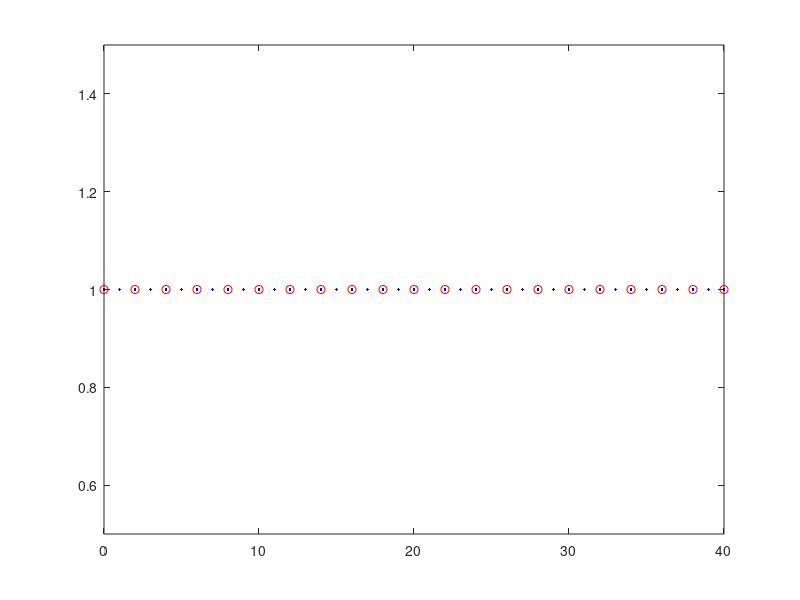
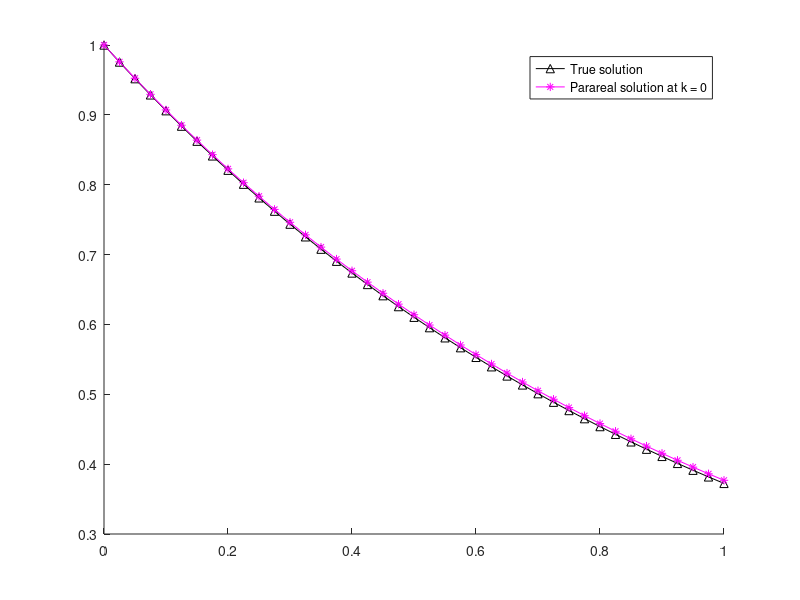

Write MATLAB code to recreate these figures, in order. (Note: this script raises an error after producing the figures.)
close all
clear
clc


%% ---------------------------------------------------------------
%  Parareal algorithm for linear problem:
%         y'(t) = a*y(t), t in (0,T)
%          y(t=0) = y0


% non-overlapping subdomains 2-level domain decomposition  preconditioner

global a ;
a = -1;
yExactFunction = @(t)exp(a*t);

% stability function (  y^n+1 = R(z)y^n  )
Rz = @(z) 1/(1-z);     % Backward Euler
% Rz = @(z) 1+z;       % Forward Euler

%% -----------------------------------------------------------------


% initial condition
u0 = 1;

% coarse propagator
N = 20;     %   number of coarse time intervals
T = 1;      %   T = N*Dt
Dt = T/N;   %   coarse timesteps

xt = linspace(0,T,N+1);

% fine propagator
m = 2;    % number of fine time steps in each coarse time interval
dt = Dt/m;

K = 20 % number of Parareal iterations

cmap = hsv(K); % color map

% 2-level domain decomposition initial
N_fine_nodes = m*N+1; % 11
% N_subdomains = m+1; % 6
Id = eye(N_fine_nodes);

% plot the time domain
figure
plot(0:N_fine_nodes-1,1,'.b',0:m:N_fine_nodes-1,1,'ro')
xlim([0 N_fine_nodes-1])
ylim([0.5 1.5])

%%
% original problem matrix
phi = (1-a*dt)^-1;
A = eye(m*N+1,m*N+1) + (-phi)*diag(ones(m*N,1),-1);

% Reduced system

% fine propagator
F_tilde = (1-a*dt)^-m;

% coarse propagator
G_tilde = (1-a*Dt)^-1;



% Uk_0 = zeros(m*N,1);
% Uk_0(1) = u0;

rhs0 = [u0; zeros(m*N,1)];
% rhs = [u0; phi*u0;-G_tilde*u0;phi*U(3);-G_tilde*U(3)];


% exact solution

ttrue = linspace(0,T,N*m+1);
pick = 1:m:N*m+1;

uF_true = A\rhs0;

% reduced matrix
A_tilde = eye(N+1,N+1) + (-F_tilde)*diag(ones(N,1),-1);
% A_tilde = eye(m*N+1,m*N+1) + (-F_tilde)*diag(ones(m*N,1),-1);

% approximate reduced matrix
B = eye(N+1,N+1) + (-G_tilde)*diag(ones(N,1),-1);




% coarse space initial
indice_R_coarse  = 0:m:m*N;
R = zeros(length(indice_R_coarse),N_fine_nodes);
for i = 1:length(indice_R_coarse)
    R(i,indice_R_coarse(i)+1) = 1;
end

% first subdomain  Omega_1 = {0}
R1 = zeros(1,N_fine_nodes);
R1(1) = 1;
A1 = R1*A*R1';

% define nodes in other subdomains
N_nodes_subdomain = m;
indice_R_subdomains = zeros(N,N_nodes_subdomain);
for i =1:N
    indice_R_subdomains(i,:) =  (i-1)*m+1:(i-1)*m+m;
end

% Omega_2 = {1,2} Omega_3 = {3,4}
R2_end = zeros(N*N_nodes_subdomain,N_fine_nodes) ;
for i = 1:N
    for j = 1:N_nodes_subdomain
        R2_end(N_nodes_subdomain*(i-1)+j,indice_R_subdomains(i)+j) = 1;
    end
end

R_sub = [];       % restriction matrices
A_sub = [];       % sub-matrices
for i = 2: N+1
    R_sub{i} = R2_end(N_nodes_subdomain*(i-2)+1:N_nodes_subdomain*(i-2)+N_nodes_subdomain,:);
    A_sub{i} = R_sub{i}*A*R_sub{i}';
end

% define 2-level domain decomposition multiplicative preconditioner
P = R1'*A1*R1;
for i = 2:N+1
    P = P + R_sub{i}'*A_sub{i}*R_sub{i};
end

%Multiplicative
M = P*(R'*B*R +  Id-R'*R);

%Additive
% M = P + (R'*B*R - R'*R)

% preconditioned stationary iteration
% U^(k+1) = U^(k) + M^(-1)*( f-A*U^(k)) )




%% ------------------------------------------------------------------

% initial coarse integration

B1 =  eye(N+1,N+1) + (-G_tilde)*diag(ones(N,1),-1);
% B1 =  eye(N*m+1,N*m+1) + (-G_tilde)*diag(ones(N*m,1),-1);

%Initial coarse Parareal iteration at the coarse level
rhs0_coarse = [u0;zeros(N,1)];
U0_coarse = B1\rhs0_coarse;

U_fine=spline(ttrue(pick),U0_coarse,ttrue)';

% first 2-level dd preconditioning iterartion

%Initial fine solution at the fine level

% rhs=[u0];
% for i=1:N
%     rhs=[rhs; phi*U0_coarse(i);-G_tilde*U0_coarse(i)];
% end
% U_fine = M\rhs;

% U_fine=zeros(N_fine_nodes,1);
% U_fine(1:2:end,1) =  U0_coarse;
% for i=1:2:N_fine_nodes-2
%     U_fine(i+1) = F_tilde*U_fine(i);
% end

% rhs = zeros(N_fine_nodes,1);
% rhs(1) = u0;
% U_fine = A_tilde\rhs;

figure
hold on
plot(ttrue,uF_true,'-^k',ttrue,U_fine,'-*m');
legend('True solution','Parareal solution at k = 0')

U0n = U_fine;
proNj = 1;

L2NormError = sqrt(sum(Dt*(uF_true(pick)-U_fine(pick)).^2));%norm(uF_true(pick)-U_fine(pick),2);%
LInfNormError = norm(uF_true(pick)-U_fine(pick),inf);%max(abs(uF_true(pick)-U_fine(pick)));
SupperlinearErrorBound  = LInfNormError;
LinearErrorBound  = LInfNormError;

%%
% rhs
f = zeros(N_fine_nodes,1);
f(1) = u0;

U_old = zeros(size(U_fine));
rhs=UpdateODE(f,U_old);            % your program computes by linearity M^{-1}*f
MinvAfun=@(x) -UpdateODE(U_old,x);  % function that computes M^{-1}*A*x by linearity
[U_fine,FLAG,RELRES,ITER,RESVEC] = gmres(MinvAfun,rhs);
% U_fine = gmres(MinvAfun,rhs);
figure
plot(RESVEC)
title('Residual of GMRES')
% iteration loop
% for k = 1: K-1
%     % k = k + 1
% 
% 
%     U_fine = M\(M*U_fine + (f-A*U_fine));
% 
% 
% % title('U_F^{k+1} = U_F^{k} + Update(f,U_F^k) ')
% 
%     
% %      U_fine = M\(M*U_fine + (f-A*U_fine));
%     %         U_fine = gmres(M,M*U_fine + (f-A*U_fine),10,1e-6);
%     plot(ttrue(pick),U_fine(pick),'Color',cmap(k,:),'Marker','o');
%     
%     %
%     %        norm(uF_true(pick)-U,'inf')
%     proNj(k+1) = proNj(k)*(N-k);
%     L2NormError(k+1) = sqrt(sum(Dt*(uF_true(pick)-U_fine(pick)).^2));%norm(uF_true(pick)-U_fine(pick),2);%
%     LInfNormError(k+1) = norm(uF_true(pick)-U_fine(pick),inf);%max(abs(uF_true(pick)-U_fine(pick)));%
%     SupperlinearErrorBound(k+1)  = (abs(exp(a*Dt) - Rz(a*Dt)))^(k)/factorial(k)*proNj(k+1)*max(abs(uF_true(pick)-U0n(pick)));
%     LinearErrorBound(k+1)  = (abs(exp(a*Dt) - Rz(a*Dt))/(1- abs(Rz(a*Dt))))^(k)*max(abs(uF_true(pick)-U0n(pick)));
% end  % iteration loop

uF_true=uF_true
U_fine

L2NormError=L2NormError'
LInfNormError=LInfNormError'
SupperlinearErrorBound=SupperlinearErrorBound'
LinearErrorBound=LinearErrorBound'

figure
semilogy(0:K-1,LInfNormError,'b--^',0:K-1,L2NormError,'g--^',0:K-1,SupperlinearErrorBound,'r*-',0:K-1,LinearErrorBound,'mx-')
legend('L^{oo}NormError','L^2NormError','Superlinear bound','Linear bound')
xlabel('k')
ylim([1e-18 1])

% figure
% semilogy(0:K-1,LInfNormError,'b--^',0:K-1,SupperlinearErrorBound,'r*-',0:K-1,LinearErrorBound,'mx-')
% legend('L^{oo}NormError','Superlinear bound','Linear bound')
% xlabel('k')
% ylim([1e-18 1])
title(['T=',num2str(T)])

% figure 
% spy(M)
% 
% figure 
% spy(P)
% 
% figure 
% spy(R'*B*R +  Id-R'*R)
















